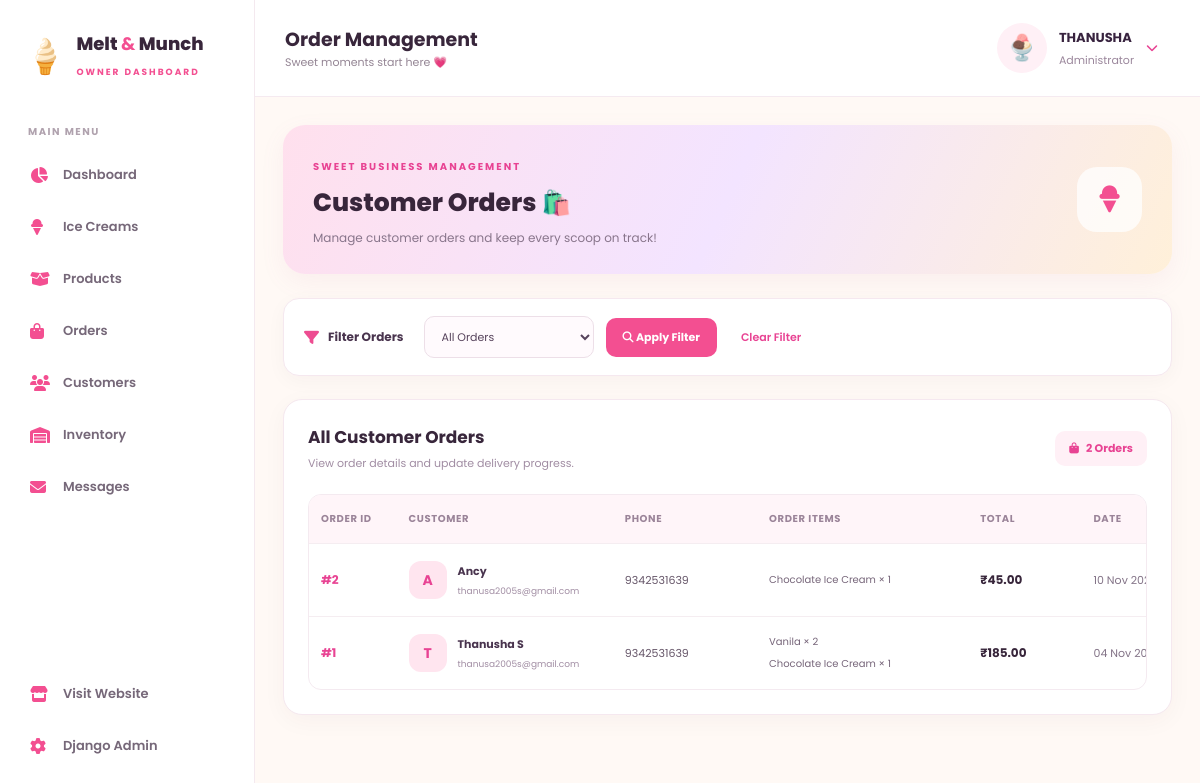
Screenshot of /dashboard/orders/ (signed in) with the database file from the repository.
### melt_app/models.py (models this page shows, shortened)
class Order(models.Model):
    STATUS_CHOICES = [
        ("placed", "Placed"),
        ("processing", "Processing"),
        ("shipped", "Shipped"),
        ("completed", "Completed"),
        ("cancelled", "Cancelled"),
    ]
    ORDER_TYPE_CHOICES = [
        ("delivery", "Home Delivery"),
        ("takeaway", "Take Away"),
    ]
    PAYMENT_CHOICES = [
        ("cod", "Cash on Delivery"),
        ("upi", "UPI"),
        ("card", "Credit / Debit Card"),
    ]
    user = models.ForeignKey(
        settings.AUTH_USER_MODEL,
        on_delete=models.PROTECT,
        related_name="orders"
    )
    full_name = models.CharField(max_length=150)
    email = models.EmailField()
    phone = models.CharField(max_length=25)
    address = models.TextField(blank=True)
    city = models.CharField(max_length=100, blank=True)
    postal_code = models.CharField(max_length=15, blank=True)
    order_type = models.CharField(
        max_length=20,
        choices=ORDER_TYPE_CHOICES,
        default="delivery"
    )
    payment_method = models.CharField(
        max_length=20,
        choices=PAYMENT_CHOICES,
        default="cod"
    )
    total_price = models.DecimalField(
        max_digits=10,
        decimal_places=2,
        default=0
    )
    status = models.CharField(
        max_length=20,
        choices=STATUS_CHOICES,
        default="placed"
    )
    created_at = models.DateTimeField(auto_now_add=True)

class OrderLine(models.Model):
    order = models.ForeignKey(
        Order,
        on_delete=models.CASCADE,
        related_name="lines"
    )
    product_name = models.CharField(max_length=150)
    unit_price = models.DecimalField(
        max_digits=8,
        decimal_places=2
    )
    quantity = models.PositiveIntegerField(
        validators=[MinValueValidator(1)]
    )
    scoops = models.PositiveIntegerField(default=1)

### melt_app/views.py (the view)
# urls.py: path( "dashboard/orders/",dashboard_orders,name="dashboard_orders"),
@staff_member_required(login_url="/admin-login/")
def dashboard_orders(request):
    orders = Order.objects.select_related(
        "user"
    ).prefetch_related(
        "lines"
    ).order_by("-created_at")
    status = request.GET.get("status", "")
    if status:
        orders = orders.filter(status=status)
    return render(request, "dashboard/orders.html", {
        "orders": orders,
        "statuses": Order.STATUS_CHOICES,
        "selected_status": status,
    })

### melt_app/context_processors.py (called while the page is built)
def cart_count(request):
    if request.user.is_authenticated:
        count = CartLine.objects.filter(
            cart__user=request.user
        ).aggregate(total=Sum("quantity"))["total"] or 0
    else:
        cart = request.session.get("cart", {})
        count = sum(int(quantity) for quantity in cart.values())
    return {
        "nav_cart_count": count
    }

### melt_app/templates/dashboard/orders.html (shortened to what this page needs)
{% extends 'dashboard/base.html' %}
{% load static %}
{% block page_heading %}Order Management{% endblock %}
{% block page_css %}
<link rel="stylesheet" href="{% static 'dashboard/css/orders.css' %}">
{% endblock %}
{% block content %}
<div class="orders-page">
    <div class="list-heading">
        <div>
            <span class="heading-tag">SWEET BUSINESS MANAGEMENT</span>
            <h2>Customer Orders <span>🛍️</span></h2>
            <p>Manage customer orders and keep every scoop on track!</p>
        </div>
        <div class="orders-icon">
            <i class="fa-solid fa-ice-cream"></i>
        </div>
    </div>
    <form method="get" class="order-filter">
        <div class="filter-label">
            <i class="fa-solid fa-filter"></i>
            <span>Filter Orders</span>
        </div>
        <select name="status">
            <option value="">All Orders</option>
        </select>
        <button type="submit">
            <i class="fa-solid fa-magnifying-glass"></i>
            Apply Filter
        </button>
        <a href="{% url 'dashboard_orders' %}" class="clear-filter">
            Clear Filter
        </a>
    </form>
    <div class="order-table-panel">
        <div class="table-heading">
            <div>
                <h3>All Customer Orders</h3>
                <p>View order details and update delivery progress.</p>
            </div>
            <span class="order-count">
                <i class="fa-solid fa-bag-shopping"></i>
                {{ orders|length }} Orders
            </span>
        </div>
        <div class="table-scroll">
            <table class="orders-table">
                <thead>
                    <tr>
                        <th>ORDER ID</th>
                        <th>CUSTOMER</th>
                        <th>PHONE</th>
                        <th>ORDER ITEMS</th>
                        <th>TOTAL</th>
                        <th>DATE</th>
                    </tr>
                </thead>
                <tbody>
                    {% for order in orders %}
                    <tr>
                        <td>
                            <span class="order-id">#{{ order.id }}</span>
                        </td>
                        <td>
                            <div class="customer-info">
                                <div class="customer-avatar">
                                    {{ order.full_name|first|upper }}
                                </div>
                                <div>
                                    <strong>{{ order.full_name }}</strong>
                                    <small>{{ order.email }}</small>
                                </div>
                            </div>
                        </td>
                        <td>{{ order.phone }}</td>
                        <td>
                            <div class="order-items">
                                {% for line in order.lines.all %}
                                    <span>
                                        {{ line.product_name }} × {{ line.quantity }}
                                    </span>
                                {% empty %}
                                    <small>No items</small>
                                {% endfor %}
                            </div>
                        </td>
                        <td>
                            <strong class="order-total">
                                ₹{{ order.total_price }}
                            </strong>
                        </td>
                        <td>
                            <span class="order-date">
                                {{ order.created_at|date:"d M Y" }}
                            </span>
                        </td>
                    </tr>
                    {% endfor %}
                </tbody>
            </table>
        </div>
    </div>
</div>
{% endblock %}

### melt_app/templates/dashboard/base.html (shortened to what this page needs)
{% load static %}
<!DOCTYPE html>
<html lang="en">
<head>
    <link rel="stylesheet"
          href="https://cdnjs.cloudflare.com/ajax/libs/font-awesome/6.5.0/css/all.min.css">
          <link rel="stylesheet" href="{% static 'dashboard/css/base.css' %}">
    {% block page_css %}{% endblock %}
</head>
<body>
<div class="dashboard-layout">
    <aside class="sidebar" id="sidebar">
        <div class="brand">
            <span>🍦</span>
            <div>
                <h2>Melt <b>&</b> Munch</h2>
                <small>OWNER DASHBOARD</small>
            </div>
        </div>
        <div class="sidebar-heading">MAIN MENU</div>
        <a href="{% url 'admin_dashboard' %}" class="side-link">
            <i class="fa-solid fa-chart-pie"></i>
            Dashboard
        </a>
        <a href="{% url 'dashboard_icecreams' %}" class="side-link">
            <i class="fa-solid fa-ice-cream"></i>
            Ice Creams
        </a>
        <a href="{% url 'dashboard_products' %}" class="side-link">
            <i class="fa-solid fa-box-open"></i>
            Products
        </a>
        <a href="{% url 'dashboard_orders' %}" class="side-link">
            <i class="fa-solid fa-bag-shopping"></i>
            Orders
        </a>
        <a href="{% url 'dashboard_customers' %}" class="side-link">
            <i class="fa-solid fa-users"></i>
            Customers
        </a>
        <a href="{% url 'dashboard_inventory' %}" class="side-link">
            <i class="fa-solid fa-warehouse"></i>
            Inventory
        </a>
        <a href="{% url 'dashboard_messages' %}" class="side-link">
            <i class="fa-solid fa-envelope"></i>
            Messages
        </a>
        <div class="sidebar-bottom">
            <a href="{% url 'home' %}" class="side-link">
                <i class="fa-solid fa-store"></i>
                Visit Website
            </a>
            <a href="{% url 'admin:index' %}" class="side-link">
                <i class="fa-solid fa-gear"></i>
                Django Admin
            </a>
        </div>
    </aside>
    <main class="main-content">
        <header class="topbar">
            <div class="topbar-heading">
                <h3>{% block page_heading %}Dashboard{% endblock %}</h3>
                <p>Sweet moments start here 💗</p>
            </div>
            <div class="admin-profile-dropdown" id="adminProfile">
                <button type="button"
                        class="admin-profile"
                        id="profileToggle"
                        aria-expanded="false"
                        aria-controls="profileMenu">
                    <div class="admin-avatar">🍨</div>
                    <div class="admin-profile-info">
                        <strong>{{ request.user.username|upper }}</strong>
                        <small>Administrator</small>
                    </div>
                    <i class="fa-solid fa-chevron-down profile-arrow"></i>
                </button>
            </div>
        </header>
        <section class="page-content">
            {% block content %}{% endblock %}
        </section>
    </main>
</div>
</body>
</html>

### melt_app/static/dashboard/css/base.css (style rules this page uses)
:root { --pink: #f34f91; --dark: #38263b; --muted: #897b8b; --background: #fff9f5; --white: #ffffff; }
* { margin: 0; padding: 0; box-sizing: border-box; }
body { font-family: 'Poppins', sans-serif; background: var(--background); color: var(--dark); }
a { text-decoration: none; color: inherit; }
.dashboard-layout { display: flex; min-height: 100vh; }
.sidebar { width: 255px; min-width: 255px; background: #fff; border-right: 1px solid #f4e9ef; padding: 25px 16px; display: flex; flex-direction: column; transition: transform .3s ease; }
.brand { display: flex; align-items: center; gap: 10px; padding: 5px 8px 30px; }
.brand > span { font-size: 34px; }
.brand h2 { font-size: 18px; font-weight: 800; }
.brand h2 b { color: var(--pink); }
.brand small { font-size: 9px; letter-spacing: 2px; color: var(--pink); font-weight: 700; }
.sidebar-heading { color: #b0a2ae; font-size: 10px; font-weight: 700; letter-spacing: 1.5px; padding: 12px; }
.side-link { display: flex; align-items: center; gap: 13px; padding: 13px 14px; border-radius: 12px; margin-bottom: 6px; font-size: 13px; font-weight: 600; color: #766879; transition: .25s; }
.side-link i { width: 20px; color: var(--pink); font-size: 16px; }
.sidebar-bottom { margin-top: auto; padding-top: 20px; }
.main-content { flex: 1; min-width: 0; }
.topbar { min-height: 85px; padding: 15px 30px; background: white; border-bottom: 1px solid #f5eaf0; display: flex; align-items: center; gap: 18px; }
.topbar h3 { font-size: 19px; }
.topbar p { font-size: 11px; color: var(--muted); }
.admin-avatar { width: 43px; height: 43px; display: grid; place-items: center; border-radius: 50%; background: #fff0f5; font-size: 23px; }
.admin-profile strong, .admin-profile small { display: block; }
.admin-profile strong { font-size: 12px; }
.admin-profile small { font-size: 10px; color: var(--muted); }
.page-content { padding: 28px; }
.admin-profile-dropdown { position: relative; margin-left: auto; z-index: 1000; }
.admin-profile { display: flex; align-items: center; gap: 12px; padding: 8px 12px; border: none; background: transparent; border-radius: 15px; cursor: pointer; transition: 0.3s; font-family: inherit; }
.admin-avatar { width: 50px; height: 50px; display: grid; place-items: center; border-radius: 50%; background: #fff0f6; font-size: 25px; }
.admin-profile-info { display: flex; flex-direction: column; align-items: flex-start; gap: 4px; }
.admin-profile-info strong { color: #38233f; font-size: 13px; }
.admin-profile-info small { color: #9b879c; font-size: 11px; }
.profile-arrow { color: #e84393; font-size: 12px; transition: transform 0.3s; }

### rows the page displays
Order: id "2", full_name|first "A", full_name "Ancy", email "thanusa2005s@gmail.com", phone "9342531639", total_price "45.00", created_at "10 Nov…"
OrderLine: product_name "Chocolate Ice Cream", quantity "1"
Order: id "1", full_name|first "T", full_name "Thanusha S", email "thanusa2005s@gmail.com", phone "9342531639", total_price "185.00", created_at "04 Nov…"
OrderLine: product_name "Vanila", quantity "2"
OrderLine: product_name "Chocolate Ice Cream", quantity "1"

### other values shown
{{ request.user.username|upper }} "THANUSHA"
{{ orders|length }} "2"
